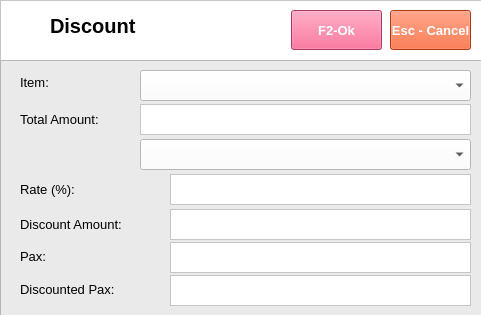
<?xml version="1.0" encoding="UTF-8"?>
<ui version="4.0">
 <class>Form</class>
 <widget class="QWidget" name="Form">
  <property name="geometry">
   <rect>
    <x>0</x>
    <y>0</y>
    <width>481</width>
    <height>315</height>
   </rect>
  </property>
  <property name="windowTitle">
   <string>Form</string>
  </property>
  <widget class="QFrame" name="frame">
   <property name="geometry">
    <rect>
     <x>0</x>
     <y>0</y>
     <width>701</width>
     <height>61</height>
    </rect>
   </property>
   <property name="styleSheet">
    <string notr="true">background-color: rgb(255, 255, 255);</string>
   </property>
   <property name="frameShape">
    <enum>QFrame::StyledPanel</enum>
   </property>
   <property name="frameShadow">
    <enum>QFrame::Raised</enum>
   </property>
   <widget class="QLabel" name="label">
    <property name="geometry">
     <rect>
      <x>10</x>
      <y>10</y>
      <width>35</width>
      <height>35</height>
     </rect>
    </property>
    <property name="text">
     <string/>
    </property>
    <property name="pixmap">
     <pixmap>../../Documents/GitHub/python-pos/img/Discounting.png</pixmap>
    </property>
    <property name="scaledContents">
     <bool>true</bool>
    </property>
   </widget>
   <widget class="QLabel" name="label_2">
    <property name="geometry">
     <rect>
      <x>50</x>
      <y>10</y>
      <width>101</width>
      <height>31</height>
     </rect>
    </property>
    <property name="font">
     <font>
      <family>Segoe UI</family>
      <pointsize>15</pointsize>
      <weight>75</weight>
      <bold>true</bold>
     </font>
    </property>
    <property name="text">
     <string>Discount</string>
    </property>
   </widget>
   <widget class="QPushButton" name="pushButtonSave">
    <property name="geometry">
     <rect>
      <x>291</x>
      <y>10</y>
      <width>91</width>
      <height>40</height>
     </rect>
    </property>
    <property name="font">
     <font>
      <family>Segoe UI</family>
      <pointsize>10</pointsize>
      <weight>75</weight>
      <bold>true</bold>
     </font>
    </property>
    <property name="styleSheet">
     <string notr="true">background-color: rgb(240, 80, 128);
color: rgb(255, 255, 255);</string>
    </property>
    <property name="text">
     <string>F2-Ok</string>
    </property>
   </widget>
   <widget class="QPushButton" name="pushButtonClose">
    <property name="geometry">
     <rect>
      <x>390</x>
      <y>10</y>
      <width>81</width>
      <height>40</height>
     </rect>
    </property>
    <property name="font">
     <font>
      <family>Segoe UI</family>
      <pointsize>10</pointsize>
      <weight>75</weight>
      <bold>true</bold>
     </font>
    </property>
    <property name="styleSheet">
     <string notr="true">background-color: rgb(243, 79, 28);
color: rgb(255, 255, 255);</string>
    </property>
    <property name="text">
     <string>Esc - Cancel</string>
    </property>
   </widget>
  </widget>
  <widget class="QFrame" name="frame_2">
   <property name="geometry">
    <rect>
     <x>0</x>
     <y>60</y>
     <width>701</width>
     <height>441</height>
    </rect>
   </property>
   <property name="styleSheet">
    <string notr="true">background-color: rgb(234, 234, 234);</string>
   </property>
   <property name="frameShape">
    <enum>QFrame::StyledPanel</enum>
   </property>
   <property name="frameShadow">
    <enum>QFrame::Raised</enum>
   </property>
   <widget class="QLabel" name="label_3">
    <property name="geometry">
     <rect>
      <x>20</x>
      <y>219</y>
      <width>111</width>
      <height>21</height>
     </rect>
    </property>
    <property name="font">
     <font>
      <family>Segoe UI</family>
      <pointsize>10</pointsize>
     </font>
    </property>
    <property name="text">
     <string>Discounted Pax:</string>
    </property>
   </widget>
   <widget class="QTextEdit" name="textEditDiscountedPax">
    <property name="geometry">
     <rect>
      <x>170</x>
      <y>215</y>
      <width>301</width>
      <height>31</height>
     </rect>
    </property>
    <property name="styleSheet">
     <string notr="true">background-color: rgb(255, 255, 255);
color: rgb(0, 0, 0);</string>
    </property>
   </widget>
   <widget class="QTextEdit" name="textEditUnit">
    <property name="geometry">
     <rect>
      <x>140</x>
      <y>44</y>
      <width>331</width>
      <height>31</height>
     </rect>
    </property>
    <property name="styleSheet">
     <string notr="true">background-color: rgb(255, 255, 255);
color: rgb(0, 0, 0);</string>
    </property>
   </widget>
   <widget class="QLabel" name="label_4">
    <property name="geometry">
     <rect>
      <x>20</x>
      <y>49</y>
      <width>81</width>
      <height>21</height>
     </rect>
    </property>
    <property name="font">
     <font>
      <family>Segoe UI</family>
      <pointsize>10</pointsize>
     </font>
    </property>
    <property name="text">
     <string>Total Amount:</string>
    </property>
   </widget>
   <widget class="QLabel" name="label_5">
    <property name="geometry">
     <rect>
      <x>20</x>
      <y>186</y>
      <width>61</width>
      <height>21</height>
     </rect>
    </property>
    <property name="font">
     <font>
      <family>Segoe UI</family>
      <pointsize>10</pointsize>
     </font>
    </property>
    <property name="text">
     <string>Pax:</string>
    </property>
   </widget>
   <widget class="QTextEdit" name="textEditPax">
    <property name="geometry">
     <rect>
      <x>170</x>
      <y>182</y>
      <width>301</width>
      <height>31</height>
     </rect>
    </property>
    <property name="styleSheet">
     <string notr="true">background-color: rgb(255, 255, 255);
color: rgb(0, 0, 0);</string>
    </property>
   </widget>
   <widget class="QLabel" name="label_6">
    <property name="geometry">
     <rect>
      <x>20</x>
      <y>150</y>
      <width>61</width>
      <height>21</height>
     </rect>
    </property>
    <property name="font">
     <font>
      <family>Segoe UI</family>
      <pointsize>10</pointsize>
     </font>
    </property>
    <property name="text">
     <string>Discount:</string>
    </property>
   </widget>
   <widget class="QTextEdit" name="textEditDiscountRate">
    <property name="geometry">
     <rect>
      <x>170</x>
      <y>114</y>
      <width>301</width>
      <height>31</height>
     </rect>
    </property>
    <property name="styleSheet">
     <string notr="true">background-color: rgb(255, 255, 255);
color: rgb(0, 0, 0);</string>
    </property>
   </widget>
   <widget class="QLabel" name="label_7">
    <property name="geometry">
     <rect>
      <x>20</x>
      <y>119</y>
      <width>91</width>
      <height>21</height>
     </rect>
    </property>
    <property name="font">
     <font>
      <family>Segoe UI</family>
      <pointsize>10</pointsize>
     </font>
    </property>
    <property name="text">
     <string>Rate (%):</string>
    </property>
   </widget>
   <widget class="QLabel" name="label_8">
    <property name="geometry">
     <rect>
      <x>20</x>
      <y>154</y>
      <width>101</width>
      <height>21</height>
     </rect>
    </property>
    <property name="font">
     <font>
      <family>Segoe UI</family>
      <pointsize>10</pointsize>
     </font>
    </property>
    <property name="text">
     <string>Discount Amount:</string>
    </property>
   </widget>
   <widget class="QTextEdit" name="textEditDiscountAmount">
    <property name="geometry">
     <rect>
      <x>170</x>
      <y>149</y>
      <width>301</width>
      <height>31</height>
     </rect>
    </property>
    <property name="styleSheet">
     <string notr="true">background-color: rgb(255, 255, 255);
color: rgb(0, 0, 0);</string>
    </property>
   </widget>
   <widget class="QComboBox" name="comboBoxDiscount">
    <property name="geometry">
     <rect>
      <x>140</x>
      <y>79</y>
      <width>331</width>
      <height>31</height>
     </rect>
    </property>
    <property name="styleSheet">
     <string notr="true">background-color: rgb(255, 255, 255);
color: rgb(0, 0, 0);</string>
    </property>
   </widget>
   <widget class="QLabel" name="labelSysCalculatorDiscountedPax">
    <property name="geometry">
     <rect>
      <x>140</x>
      <y>215</y>
      <width>28</width>
      <height>28</height>
     </rect>
    </property>
    <property name="text">
     <string/>
    </property>
    <property name="pixmap">
     <pixmap>../../Documents/GitHub/python-pos/img/Keyboard Icon/calculator.png</pixmap>
    </property>
    <property name="scaledContents">
     <bool>true</bool>
    </property>
   </widget>
   <widget class="QLabel" name="labelSysCalculatorPax">
    <property name="geometry">
     <rect>
      <x>140</x>
      <y>184</y>
      <width>28</width>
      <height>28</height>
     </rect>
    </property>
    <property name="text">
     <string/>
    </property>
    <property name="pixmap">
     <pixmap>../../Documents/GitHub/python-pos/img/Keyboard Icon/calculator.png</pixmap>
    </property>
    <property name="scaledContents">
     <bool>true</bool>
    </property>
   </widget>
   <widget class="QLabel" name="labelSysCalculatorDiscountRate">
    <property name="geometry">
     <rect>
      <x>140</x>
      <y>114</y>
      <width>28</width>
      <height>28</height>
     </rect>
    </property>
    <property name="text">
     <string/>
    </property>
    <property name="pixmap">
     <pixmap>../../Documents/GitHub/python-pos/img/Keyboard Icon/calculator.png</pixmap>
    </property>
    <property name="scaledContents">
     <bool>true</bool>
    </property>
   </widget>
   <widget class="QLabel" name="labelSysCalculatorDiscountAmount">
    <property name="geometry">
     <rect>
      <x>140</x>
      <y>149</y>
      <width>28</width>
      <height>28</height>
     </rect>
    </property>
    <property name="text">
     <string/>
    </property>
    <property name="pixmap">
     <pixmap>../../Documents/GitHub/python-pos/img/Keyboard Icon/calculator.png</pixmap>
    </property>
    <property name="scaledContents">
     <bool>true</bool>
    </property>
   </widget>
   <widget class="QLabel" name="label_9">
    <property name="geometry">
     <rect>
      <x>20</x>
      <y>12</y>
      <width>61</width>
      <height>21</height>
     </rect>
    </property>
    <property name="font">
     <font>
      <family>Segoe UI</family>
      <pointsize>10</pointsize>
     </font>
    </property>
    <property name="text">
     <string>Item:</string>
    </property>
   </widget>
   <widget class="QComboBox" name="comboBoxItem">
    <property name="geometry">
     <rect>
      <x>140</x>
      <y>10</y>
      <width>331</width>
      <height>31</height>
     </rect>
    </property>
    <property name="styleSheet">
     <string notr="true">background-color: rgb(255, 255, 255);
color: rgb(0, 0, 0);</string>
    </property>
   </widget>
  </widget>
 </widget>
 <resources/>
 <connections/>
</ui>
